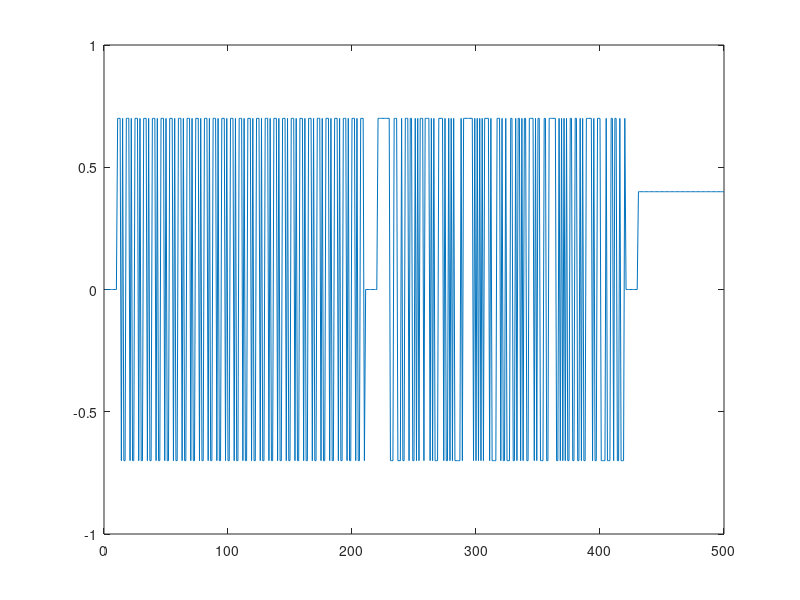

Write the MATLAB code that produced this figure. (Note: this script raises an error after producing the figure.)
%%
clear
%%
clc
close all

%% Function

function [u] = inputG(N, m, a, b)

u = zeros(N, 1);
A = zeros(m, m);
aparam = zeros(m, 1);
X = ones(m, 1);

    switch m
        case 3
            aparam(1) = 1;
            aparam(3) = 1;
        case 4
            aparam(1) = 1;
            aparam(4) = 1;
        case 5
            aparam(2) = 1;
            aparam(5) = 1;
        case 6
            aparam(1) = 1;
            aparam(6) = 1;
        case 7
            aparam(1) = 1;
            aparam(7) = 1;
        case 8
            aparam(1) = 1;
            aparam(2) = 1;
            aparam(7) = 1;
            aparam(8) = 1;
        case 9
            aparam(4) = 1;
            aparam(9) = 1;
        case 10
            aparam(3) = 1;
            aparam(10) = 1;
    end

    for i = 1:m
        A(1, i) = aparam(i);
    end

    for i = 2:m
        for j = 1:(m-1)
            if (i-1) == j
                A(i, j) = 1;
            end
        end
    end

    for k = 1:N
        X(:, k+1) = mod(A*X(:, k), 2);
        u(k) = [zeros(1, m-1), 1] * X(:, k);
        u(k) = a + (b-a)*u(k);
    end
end

%% Generating the input signals

N = 200;

uid1 = inputG(N, 3, -0.7, 0.7);
uid2 = inputG(N, 10, -0.7, 0.7);
uval = 0.4*ones(70, 1);

% figure,
% plot(uid1)
% figure,
% plot(uid2)

u = [zeros(10, 1); uid1; zeros(10, 1); uid2; zeros(10, 1); uval];

figure,
plot(u)

%% Generating the output

y = DCMRun.run(u, 'port', 'COM13', 'Ts', 1e-2, 'type', 'windows');

figure,
plot(u)
figure,
plot(y)

yid1 = y(11:210);
yid2 = y(221:420);
yval = y(431:end);

%% Models

clc

id1 = iddata(yid1', uid1, 1e-2);
id2 = iddata(yid2', uid2, 1e-2);
val = iddata(yval', uval, 1e-2);

model1 = arx(id1, [5, 5, 1]);
model2 = arx(id2, [5, 5, 1]);

figure,
compare(val, model1, model2);
